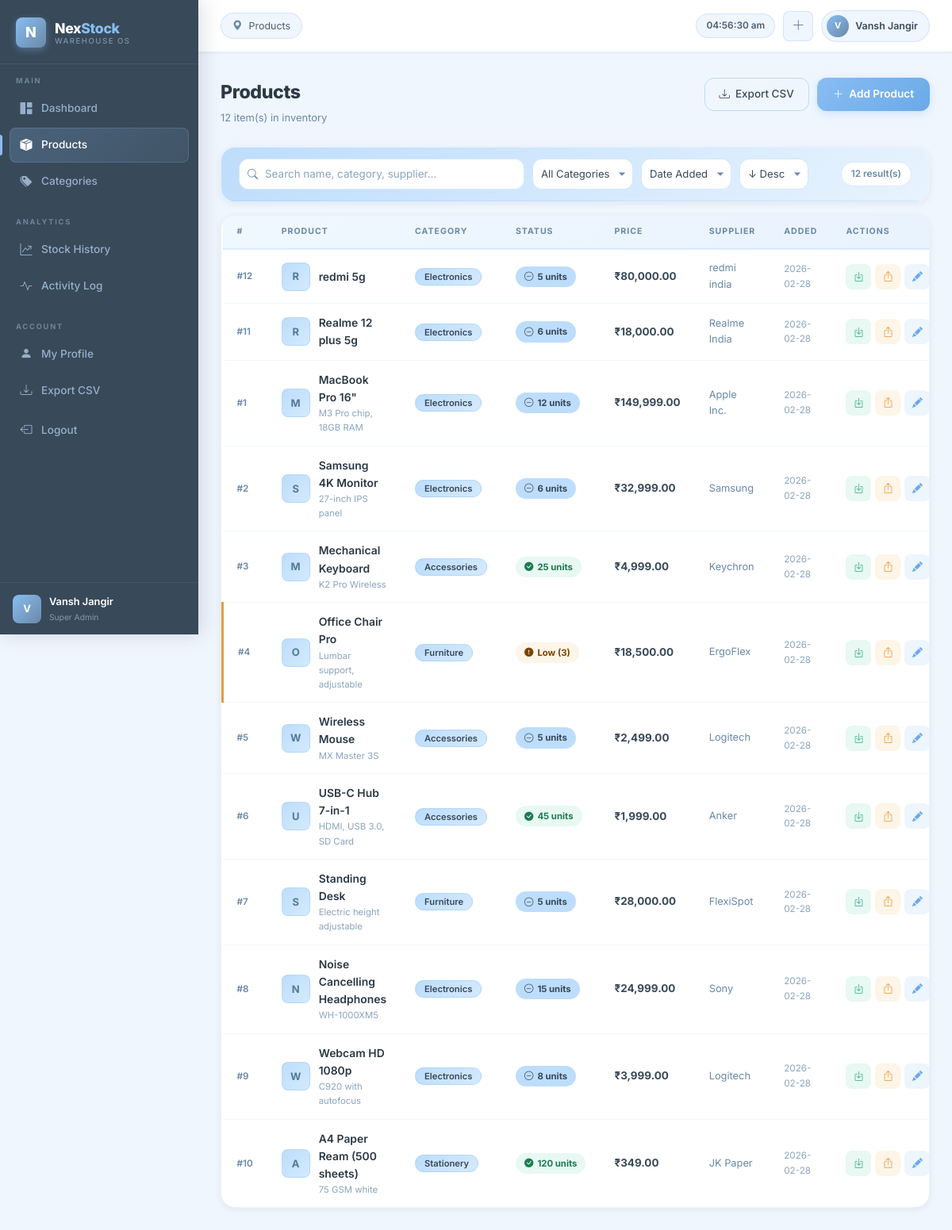
Screenshot of /products (signed in) with the database file from the repository.
### tables this page shows
CREATE TABLE products (
        id INTEGER PRIMARY KEY AUTOINCREMENT,
        name TEXT NOT NULL,
        category TEXT NOT NULL,
        quantity INTEGER NOT NULL DEFAULT 0,
        price REAL NOT NULL DEFAULT 0.0,
        supplier TEXT DEFAULT '',
        description TEXT DEFAULT '',
        date_added TEXT NOT NULL
    );

### app.py (the view)
@app.route('/products')
def products():
    if 'user' not in session:
        return redirect(url_for('login'))
    search = request.args.get('search', '')
    category_filter = request.args.get('category', '')
    sort_by = request.args.get('sort', 'date_added')
    order = request.args.get('order', 'DESC')
    allowed_sorts = ['name', 'quantity', 'price', 'category', 'date_added']
    if sort_by not in allowed_sorts:
        sort_by = 'date_added'
    conn = get_db()
    query = "SELECT * FROM products WHERE 1=1"
    params = []
    if search:
        query += " AND (name LIKE ? OR category LIKE ? OR supplier LIKE ?)"
        params += [f'%{search}%', f'%{search}%', f'%{search}%']
    if category_filter:
        query += " AND category = ?"
        params.append(category_filter)
    query += f" ORDER BY {sort_by} {order}"
    product_list = conn.execute(query, params).fetchall()
    all_categories = conn.execute("SELECT DISTINCT category FROM products ORDER BY category").fetchall()
    conn.close()
    return render_template('products.html',
        products=product_list,
        search=search,
        category_filter=category_filter,
        sort_by=sort_by,
        order=order,
        all_categories=all_categories
    )

### app.py (called while the page is built)
def get_db():
    conn = sqlite3.connect(DATABASE)
    conn.row_factory = sqlite3.Row
    return conn

### templates/products.html (shortened to what this page needs)
{% extends 'base.html' %}
{% block page_title %}Products{% endblock %}
{% block content %}
<div class="pg-head">
    <div>
        <div class="pg-head-title">Products</div>
        <div class="pg-head-sub">{{ products|length }} item(s) in inventory</div>
    </div>
    <div style="display:flex;gap:10px;flex-wrap:wrap;">
        <a href="{{ url_for('export_csv') }}" class="btn-outline"><i class="bi bi-download"></i> Export CSV</a>
        <button class="btn-sky" onclick="openModal('addProductModal')"><i class="bi bi-plus-lg"></i> Add Product</button>
    </div>
</div>
<div class="ns-panel" style="margin-bottom:16px;">
    <form method="GET" action="{{ url_for('products') }}" id="ff" style="display:contents;">
        <div class="filter-strip">
            <div class="search-box">
                <input type="text" name="search" placeholder="Search name, category, supplier…" value="{{ search }}" oninput="this.form.submit()">
            </div>
            <select name="category" class="filter-sel" onchange="this.form.submit()">
                <option value="">All Categories</option>
            </select>
            <select name="sort" class="filter-sel" onchange="this.form.submit()">
                <option value="date_added" {% if sort_by=='date_added' %}selected{% endif %}>Date Added</option>
            </select>
            <select name="order" class="filter-sel" onchange="this.form.submit()">
                <option value="DESC" {% if order=='DESC' %}selected{% endif %}>↓ Desc</option>
            </select>
            <span class="filter-count">{{ products|length }} result(s)</span>
        </div>
    </form>
</div>
<div class="ns-panel">
    {% if products %}
    <div class="ns-table-wrap">
        <table class="ns-table" id="productsTable">
            <thead>
                <tr>
                    <th>#</th><th>Product</th><th>Category</th><th>Status</th>
                    <th>Price</th><th>Supplier</th><th>Added</th><th>Actions</th>
                </tr>
            </thead>
            <tbody>
                {% for p in products %}
                <tr class="{% if p.quantity==0 %}row-out{% elif p.quantity<5 %}row-low{% endif %}">
                    <td style="font-size:.73rem;color:var(--steel);font-weight:600;">#{{ p.id }}</td>
                    <td>
                        <div class="prod-cell">
                            <div class="prod-av">{{ p.name[0].upper() }}</div>
                            <div>
                                <div class="prod-name">{{ p.name }}</div>
                                {% if p.description %}<div class="prod-desc">{{ p.description[:34] }}{% if p.description|length>34 %}…{% endif %}</div>{% endif %}
                            </div>
                        </div>
                    </td>
                    <td><span class="cat-chip">{{ p.category }}</span></td>
                    <td>
                        {% if p.quantity==0 %}
                            <span class="st-badge st-out"><i class="bi bi-x-circle-fill"></i> Out of Stock</span>
                        {% elif p.quantity<3 %}
                            <span class="st-badge st-crit"><i class="bi bi-exclamation-triangle-fill"></i> Critical ({{ p.quantity }})</span>
                        {% elif p.quantity<5 %}
                            <span class="st-badge st-low"><i class="bi bi-exclamation-circle-fill"></i> Low ({{ p.quantity }})</span>
                        {% elif p.quantity<20 %}
                            <span class="st-badge st-med"><i class="bi bi-dash-circle"></i> {{ p.quantity }} units</span>
                        {% else %}
                            <span class="st-badge st-ok"><i class="bi bi-check-circle-fill"></i> {{ p.quantity }} units</span>
                        {% endif %}
                    </td>
                    <td class="price-val">₹{{ "{:,.2f}".format(p.price) }}</td>
                    <td style="font-size:.8rem;color:var(--steel);">{{ p.supplier or '—' }}</td>
                    <td style="font-size:.73rem;color:var(--steel-light);">{{ p.date_added[:10] }}</td>
                    <td>
                        <div class="act-group">
                            <button class="btn-icon-action bia-in"  onclick="openStockModal({{ p.id }},'in','{{ p.name|e }}',{{ p.quantity }})"  title="Stock In"><i class="bi bi-box-arrow-in-down"></i></button>
                            <button class="btn-icon-action bia-out" onclick="openStockModal({{ p.id }},'out','{{ p.name|e }}',{{ p.quantity }})" title="Stock Out"><i class="bi bi-box-arrow-up"></i></button>
                            <a href="{{ url_for('edit_product',id=p.id) }}" class="btn-icon-action bia-edit" title="Edit"><i class="bi bi-pencil-fill"></i></a>
                        </div>
                    </td>
                </tr>
                {% endfor %}
            </tbody>
        </table>
    </div>
    {% endif %}
</div>
{% endblock %}

### templates/base.html (shortened to what this page needs)
<!DOCTYPE html>
<html lang="en">
<head>
    <link rel="stylesheet" href="https://cdn.jsdelivr.net/npm/bootstrap@5.3.0/dist/css/bootstrap.min.css">
    <link rel="stylesheet" href="https://cdn.jsdelivr.net/npm/bootstrap-icons@1.11.0/font/bootstrap-icons.css">
    <link rel="stylesheet" href="{{ url_for('static', filename='css/style.css') }}">
</head>
<body>
<aside class="sidebar" id="sidebar">
    <div class="sidebar-brand">
        <div class="brand-logo-box">N</div>
        <div class="brand-texts">
            <div class="brand-name">Nex<span>Stock</span></div>
            <div class="brand-sub">Warehouse OS</div>
        </div>
    </div>
    <div class="nav-group">
        <div class="nav-group-label">Main</div>
        <a href="{{ url_for('dashboard') }}" class="nav-item {% if request.endpoint=='dashboard' %}active{% endif %}">
            <span class="nav-icon"><i class="bi bi-grid-1x2-fill"></i></span> Dashboard
        </a>
        <a href="{{ url_for('products') }}" class="nav-item {% if request.endpoint in ['products','add_product','edit_product'] %}active{% endif %}">
            <span class="nav-icon"><i class="bi bi-box-seam-fill"></i></span> Products
        </a>
        <a href="{{ url_for('categories') }}" class="nav-item {% if request.endpoint=='categories' %}active{% endif %}">
            <span class="nav-icon"><i class="bi bi-tags-fill"></i></span> Categories
        </a>
    </div>
    <div class="nav-group">
        <div class="nav-group-label">Analytics</div>
        <a href="{{ url_for('stock_history') }}" class="nav-item {% if request.endpoint=='stock_history' %}active{% endif %}">
            <span class="nav-icon"><i class="bi bi-graph-up-arrow"></i></span> Stock History
        </a>
        <a href="{{ url_for('activity') }}" class="nav-item {% if request.endpoint=='activity' %}active{% endif %}">
            <span class="nav-icon"><i class="bi bi-activity"></i></span> Activity Log
        </a>
    </div>
    <div class="nav-group">
        <div class="nav-group-label">Account</div>
        <a href="{{ url_for('profile') }}" class="nav-item {% if request.endpoint=='profile' %}active{% endif %}">
            <span class="nav-icon"><i class="bi bi-person-fill"></i></span> My Profile
        </a>
        <a href="{{ url_for('export_csv') }}" class="nav-item">
            <span class="nav-icon"><i class="bi bi-download"></i></span> Export CSV
        </a>
        <a href="{{ url_for('logout') }}" class="nav-item nav-logout" style="margin-top:6px;">
            <span class="nav-icon"><i class="bi bi-box-arrow-left"></i></span> Logout
        </a>
    </div>
    <div class="sidebar-user-section">
        <div class="sidebar-user-av">{{ (session.full_name or session.user or 'U')[0].upper() }}</div>
        <div>
            <div class="sidebar-user-name">{{ session.full_name or session.user }}</div>
            <div class="sidebar-user-role">{{ session.role or 'Admin' }}</div>
        </div>
    </div>
</aside>
<div class="app-shell">
    <header class="topbar">
        <div class="topbar-pill">
            <i class="bi bi-geo-alt-fill"></i>
            <span>{% block page_title %}Dashboard{% endblock %}</span>
        </div>
        <div class="topbar-right">
            <div class="topbar-clock" id="topbarClock"></div>
            <a href="{{ url_for('add_product') }}" class="topbar-action-btn" title="Add Product"><i class="bi bi-plus-lg"></i></a>
            <a href="{{ url_for('profile') }}" class="topbar-user-chip">
                <div class="topbar-user-av">{{ (session.full_name or session.user or 'U')[0].upper() }}</div>
                <div class="topbar-user-name">{{ session.full_name or session.user }}</div>
            </a>
        </div>
    </header>
    <div class="alerts-wrap" id="alertsWrap">
    </div>
    <div class="page-wrap">{% block content %}{% endblock %}</div>
</div>
</body>
</html>

### rows the page displays
products: id "12", name "R", name "redmi 5g", category "Electronics", quantity "5", price "80,000.00", supplier "redmi india", date_added "2026-02-28"
products: id "11", name "R", name "Realme 12 plus 5g", category "Electronics", quantity "6", price "18,000.00", supplier "Realme India", date_added "2026-02-28"
products: id "1", name "M", name "MacBook Pro 16\"", description "M3 Pro chip, 18GB RAM", category "Electronics", quantity "12", price "149,999.00", supplier "Apple Inc.", date_added "2026-02-28"
products: id "2", name "S", name "Samsung 4K Monitor", description "27-inch IPS panel", category "Electronics", quantity "6", price "32,999.00", supplier "Samsung", date_added "2026-02-28"
products: id "3", name "M", name "Mechanical Keyboard", description "K2 Pro Wireless", category "Accessories", quantity "25", price "4,999.00", supplier "Keychron", date_added "2026-02-28"
products: id "4", name "O", name "Office Chair Pro", description "Lumbar support, adjustable", category "Furniture", quantity "3", price "18,500.00", supplier "ErgoFlex", date_added "2026-02-28"
products: id "5", name "W", name "Wireless Mouse", description "MX Master 3S", category "Accessories", quantity "5", price "2,499.00", supplier "Logitech", date_added "2026-02-28"
products: id "6", name "U", name "USB-C Hub 7-in-1", description "HDMI, USB 3.0, SD Card", category "Accessories", quantity "45", price "1,999.00", supplier "Anker", date_added "2026-02-28"
products: id "7", name "S", name "Standing Desk", description "Electric height adjustable", category "Furniture", quantity "5", price "28,000.00", supplier "FlexiSpot", date_added "2026-02-28"
products: id "8", name "N", name "Noise Cancelling Headphones", description "WH-1000XM5", category "Electronics", quantity "15", price "24,999.00", supplier "Sony", date_added "2026-02-28"
products: id "9", name "W", name "Webcam HD 1080p", description "C920 with autofocus", category "Electronics", quantity "8", price "3,999.00", supplier "Logitech", date_added "2026-02-28"
products: id "10", name "A", name "A4 Paper Ream (500 sheets)", description "75 GSM white", category "Stationery", quantity "120", price "349.00", supplier "JK Paper", date_added "2026-02-28"

### other values shown
{{ (session.full_name or session.user or 'U')[0].upper() }} "V"
{{ session.full_name or session.user }} "Vansh Jangir"
{{ session.role or 'Admin' }} "Super Admin"
{{ products|length }} "12"
